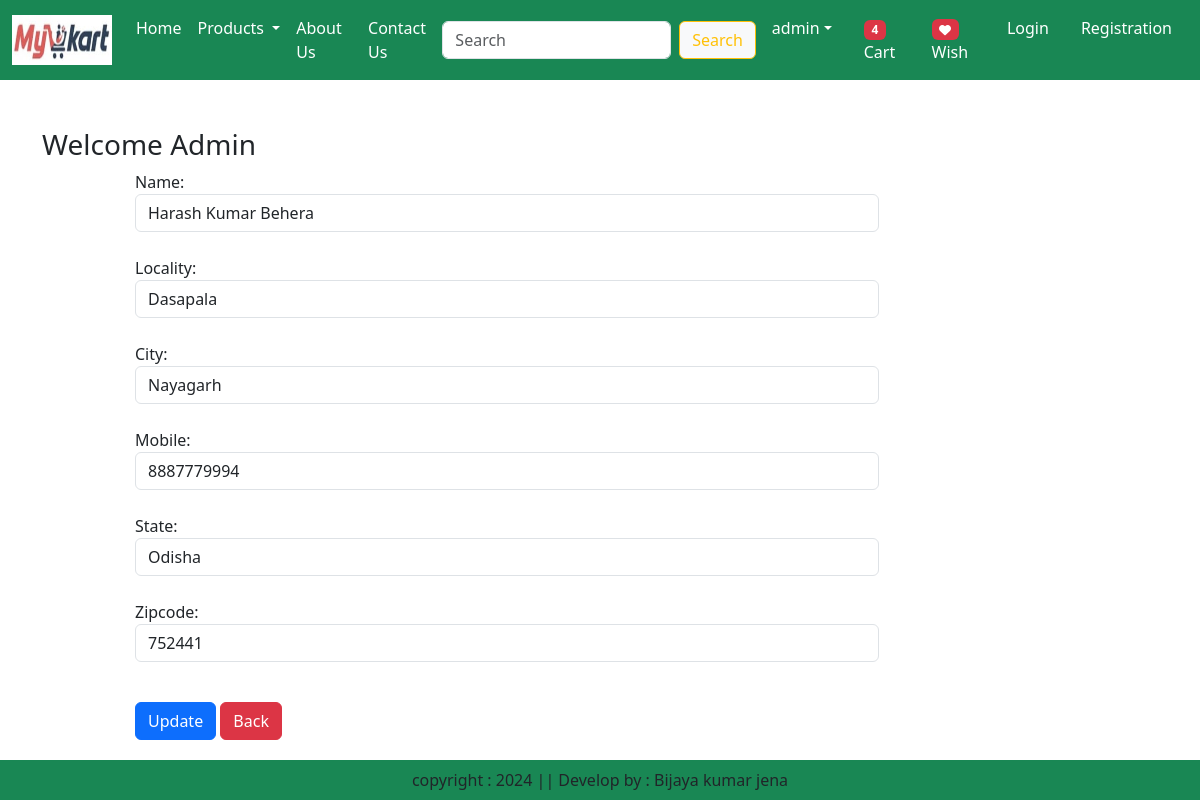
/updateAddress/7 (signed in), run on the app's committed database.
### app/models.py (models this page shows, shortened)
class Customer(models.Model):
    user = models.ForeignKey(User, on_delete=models.CASCADE)
    name = models.CharField(max_length=200)
    locality = models.CharField(max_length=200)
    city = models.CharField(max_length=50)
    mobile = models.IntegerField(default=0)
    zipcode = models.IntegerField()
    state = models.CharField(choices=STATE_CHOICES, max_length=100)

### app/views.py (the view, shortened to what this page needs)
# urls.py: path('updateAddress/<int:pk>', views.updateAddress.as_view(), name='updateAddress'),
@method_decorator(login_required, name='dispatch')
class updateAddress(View):
    def get(self, request, pk):
        totalitem = 0
        if request.user.is_authenticated:
            totalitem = len(Cart.objects.filter(user=request.user))
        add = Customer.objects.get(pk=pk)
        form = CustomerProfileForm(instance=add)
        return render(request, 'app/updateAddress.html', locals())

### app/forms.py
class CustomerProfileForm(forms.ModelForm):
    class Meta:
        model = Customer
        fields = ['name', 'locality', 'city', 'mobile', 'state', 'zipcode']
        widgets = {
            'name' : forms.TextInput(attrs={'class':'form-control'}),
            'locality':forms.TextInput(attrs={'class':'form-control'}),
            'city':forms.TextInput(attrs={'class':'form-control'}),
            'mobile':forms.NumberInput(attrs={'class':'form-control'}),
            'state':forms.Select(attrs={'class':'form-control'}),
            'zipcode':forms.NumberInput(attrs={'class':'form-control'}),
        }

### app/templates/app/updateAddress.html (shortened to what this page needs)
{% extends "app/base.html" %}
{% load static %}
{% block main-content %}
    <div class="container my-5">
        <div class="row">
            <h3>Welcome <span class="text-capitalize">{{request.user}}</span></h3>
        </div>
        <div class="col-sm-8 offset-sm-1">
            <form action="" method="post">
                {% for fm in form %}
                    {{fm.label_tag}} {{fm}} <small class="text-danger">{{fm.errors|striptags}}</small>
                    <br>
                {% endfor %}
                <div class="col-12 mt-3">
                    <button type="submit" class="btn btn-primary">Update</button>
                    <a href="{% url 'address' %}" type="button" class="btn btn-danger">Back</a>
                </div>
            </form>
        </div>
    </div>
{% endblock main-content %}

### app/templates/app/base.html (shortened to what this page needs)
<!DOCTYPE html>
{% load static %}
<html lang="en">
<head>
    <link href="https://cdn.jsdelivr.net/npm/bootstrap@5.3.3/dist/css/bootstrap.min.css" rel="stylesheet">
    <link rel="stylesheet" href="{% static 'app/css/owl.carousel.min.css' %}">
    <link rel="stylesheet" href="{% static 'app/css/all.min.css' %}">
    <link rel="stylesheet" href="{% static 'app/css/style.css' %}">
</head>
<body>
    <nav class="navbar navbar-expand-lg navbar-dark bg-success">
        <div class="container-fluid">
          <a class="navbar-brand" href="#">
            <img src="{% static 'app/images/mykartlogo.jpg' %}" width="100" height="50" />
          </a>
          <div class="collapse navbar-collapse" id="navbarSupportedContent">
            <ul class="navbar-nav me-auto mb-2 mb-lg-0">
              <li class="nav-item">
                <a class="nav-link active" aria-current="page" href="/">Home</a>
              </li>
              <li class="nav-item dropdown">
                <a class="nav-link dropdown-toggle text-white" href="#" role="button" data-bs-toggle="dropdown" aria-expanded="false">
                  Products
                </a>
              </li>
              <li class="nav-item">
                <a class="nav-link text-white" href="{% url 'about' %}">About Us</a>
              </li>
              <li class="nav-item">
                <a class="nav-link text-white" href="{% url 'contact' %}">Contact Us</a>
              </li>
            </ul>
            <form class="d-flex" role="search" action="/search">
              <input class="form-control me-2" type="search" placeholder="Search" name="search" aria-label="Search">
              <button class="btn btn-outline-warning btn btn-light" type="submit">Search</button>
            </form>
          </div>
          <ul class="navbar-nav me-auto mb-2 mb-lg-0">
                <li class="nav-item dropdown mx-2">
                    <a class="nav-link dropdown-toggle text-white" href="#" id="profileDropdown" role="button" data-bs-toggle="dropdown" aria-expanded="false">{{user}}</a>
                </li>
                <li class="nav-item mx-2">
                    <a href="{% url 'showcart' %}" class="nav-link text-white"> <span class="badge bg-danger">{% if totalitem > 0 %} {{totalitem}} {% endif %}</span>Cart</a>
                </li>
                <li class="nav-item mx-2">
                    <a href="{% url 'showwishlist' %}" class="nav-link text-white"> <span class="badge bg-danger">{% if wishitem > 0 %} {{wishitem}} {% endif %}<i class="fa fa-heart"></i></span>Wish</a>
                </li>
                <li class="nav-item mx-2">
                    <a href="{% url 'login' %}" class="nav-link text-white">Login</a>
                </li>
                <li class="nav-item mx-2">
                    <a href="{% url 'customerregistration' %}" class="nav-link text-white">Registration</a>
                </li>
          </ul>
        </div>
      </nav>
      {% block main-content %}{% endblock main-content %}
      <footer class="container-fluid fixed-bottom bg-success text-center p-2 mt-5">
        copyright : 2024 || Develop by : Bijaya kumar jena
      </footer>
</body>
</html>

### data on the page
Customer: form "Harash Kumar Behera" "Dasapala" "Nayagarh" "8887779994" "Odisha" "752441"

### other printed values
{{ user }} "admin"
{{ totalitem }} "4"
{{ request.user }} "Admin"
{{ fm.label_tag }} "Name:" "Locality:" "City:" "Mobile:" "State:" "Zipcode:"
